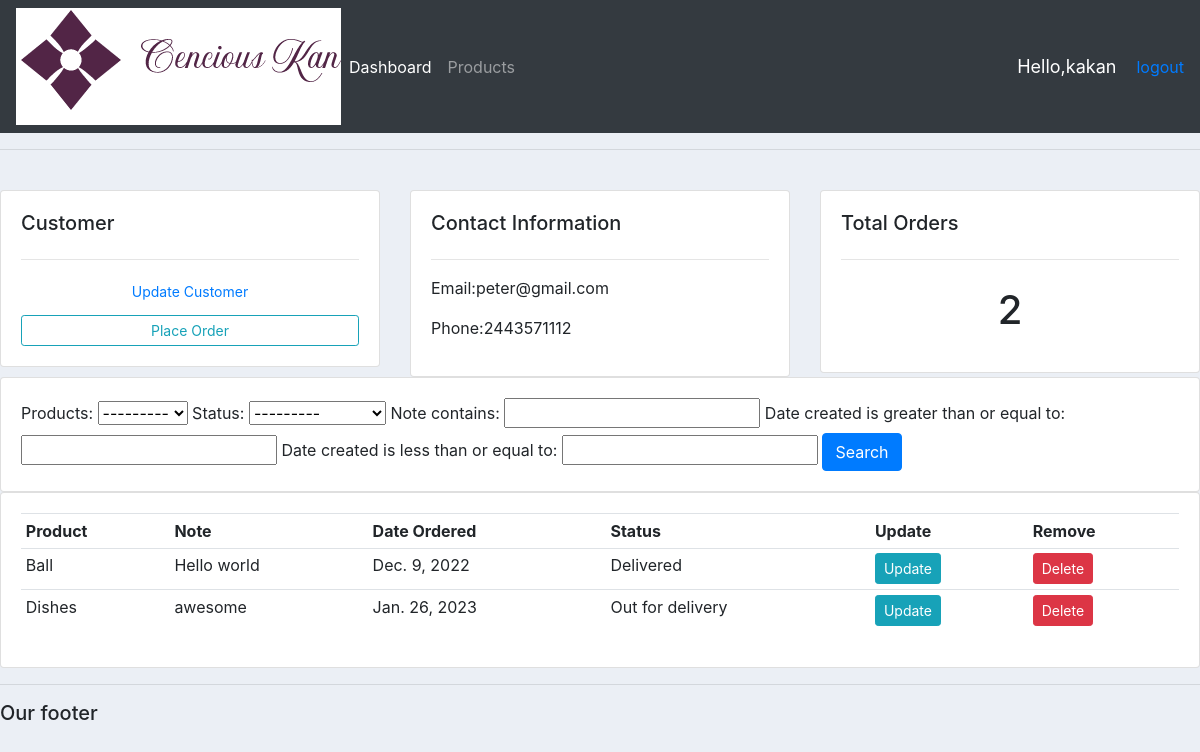
The page /customer/2/ (signed in) on the database its author committed.
### accounts/models.py (models this page shows, shortened)
class Customer(models.Model):
    user = models.OneToOneField(User, null=True,blank=True, on_delete=models.CASCADE)
    name = models.CharField(max_length=200, null=True)
    phone = models.CharField(max_length=200, null=True)
    email = models.EmailField(max_length=200, null=True)
    profile_pic = models.ImageField(default="default pic.jpg", null=True, blank=True)
    date_created = models.DateField(auto_now_add=True, null=True)

class Order(models.Model):
    STATUS=(
            ('Pending', 'pending'),
            ('Out for delivery', 'out for delivery'),
            ('Delivered', 'delivered'),
        )
    customer= models.ForeignKey(Customer, null=True, on_delete=models.SET_NULL)
    products= models.ForeignKey(Product, null=True, on_delete=models.SET_NULL)
    date_created=models.DateField(auto_now_add=True, null=True)
    status= models.CharField(max_length=200, null=True, choices=STATUS)
    note = models.CharField(max_length=1000,null=True)

class Product(models.Model):
    CATEGORY=(
        ('Indoor','Indoor'),
        ('Outdoor', 'outdoor'),
    )
    name=models.CharField(max_length=200, null=True)
    price=models.FloatField(null=True)
    category=models.CharField(max_length=200, null=True, choices=CATEGORY)
    description=models.CharField(max_length=200, null=True)
    date_created= models.DateField(auto_now_add=True, null=True)
    tags=models.ManyToManyField(Tag)
    def __str__(self):
        return self.name

### accounts/decorators.py (the view)
        def wrappper_func(request, *args, **kwargs):
            group = None
            if request.user.groups.exists():
                group = request.user.groups.all()[0].name
                print('group: '+group)
            if group in allowed_roles:
                return view_func(request, *args, **kwargs)
            else:
                return HttpResponse('You are not autorised to view this page.')

### accounts/views.py (called while the page is built)
@login_required(login_url='login')
@allowed_users(allowed_roles=['admin'])
def customer(request, pk):
    customers = Customer.objects.get(id=pk)
    orders= customers.order_set.all()
    order_count = orders.count()
    myfilter = OrderFilter(request.GET, queryset=orders)
    orders= myfilter.qs
    context={'customers': customers, 'orders': orders, 'order_count': order_count, 'myfilter': myfilter}
    return render(request,'accounts/customer.html', context)

### accounts/templates/accounts/customer.html
{%extends 'accounts/main.html' %}
{%block element%}
<br>
<div class="row">
    <div class="col-md">
        <div class="card card-body">
            <h5>Customer</h5>
            <hr>
            <a  class="btn  btn-sm btn-block" href="">Update Customer</a>
            <a  class="btn btn-outline-info btn-sm btn-block" href="{% url 'create_order' customers.id %}  ">Place Order</a>
        </div>
    </div>
    <div class="col-md">
        <div class="card card-body">
            <h5>Contact Information</h5>
            <hr>
           <p>Email:{{customers.email}} </p>
           <p>Phone:{{customers.phone}} </p>
        </div>
    </div>
    <div class="col-md">
        <div class="card card-body">
            <h5>Total Orders</h5>
            <hr>
           <h1 style="text-align: center;padding: 10px;">{{order_count}}</h1>
        </div>
    </div>
</div>
<div class="row">
    <div class="col">
        <div class="card card-body">
            <form action="" method="get">
                {{myfilter.form}}
            <button class="btn btn-primary" type="submit" >Search</button>
            </form>
        </div>
    </div>
</div>
<div class="row">
    <div class="col-md">
        <div class="card card-body">
            <table class="table table-sm" >
                <tr>
                    <th>Product</th>
                    <th>Note</th>
                    <th>Date Ordered</th>
                    <th>Status</th>
                    <th>Update</th>
                    <th>Remove</th>
                </tr>
                {% for order in orders %}
                <tr>
                    <td>{{order.products}}</td>
                    <td>{{order.note}}</td>
                    <td>{{order.date_created}}</td>
                    <td>{{order.status}}</td>
                    <td><a class="btn btn-sm btn-info" href="{% url 'update_order' order.id %}">Update</a></td>
                    <td><a class="btn btn-sm btn-danger" href="{% url 'delete_order' order.id %}">Delete</a></td>
                </tr>
                {% endfor %}
            </table>
        </div>
    </div>
</div>
{%endblock element%}

### accounts/templates/accounts/navbar.html (shortened to what this page needs)
{% load static%}
<nav class="navbar navbar-expand-lg navbar-dark bg-dark">
    <img src="{% static 'images/ce.png' %}" alt="">
    <div class="collapse navbar-collapse" id="navbarNav">
      <ul class="navbar-nav">
        {% if request.user.is_staff%}
        <li class="nav-item active">
          <a class="nav-link" href="{% url 'home' %}">Dashboard</a>
        </li>
        <li class="nav-item">
          <a class="nav-link" href="{% url 'products' %}">Products</a>
        </li>
        {% else %}
        <li class="nav-item">
          <a class="nav-link" href="{% url 'account' %}">Settings</a>
        </li>
        {% endif %}
      </ul>
    </div>
    <span class="hello-msg">Hello,{{request.user}} </span>
    <a href=" {% url 'logout' %} ">logout</a>
  </nav>

### static/css/main.css (style rules this page uses)
body { background-color: #ebeff5; }

### accounts/templates/accounts/navbar.html (style rules this page uses)
.hello-msg { font-size: 18px; color: #fff; margin-right: 20px; }

### rows shown on the page
Customer: email "peter@gmail.com", phone "2443571112"
Order: products "Ball", note "Hello world", date_created "Dec. 9, 2022", status "Delivered"
Order: products "Dishes", note "awesome", date_created "Jan. 26, 2023", status "Out for delivery"

### other values the page prints
{{ request.user }} "kakan"
{{ order_count }} "2"
